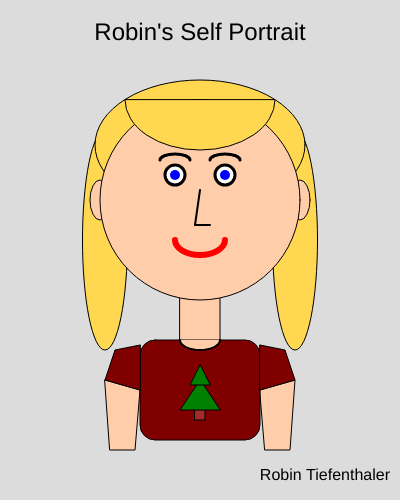
Frame 1 (no input)
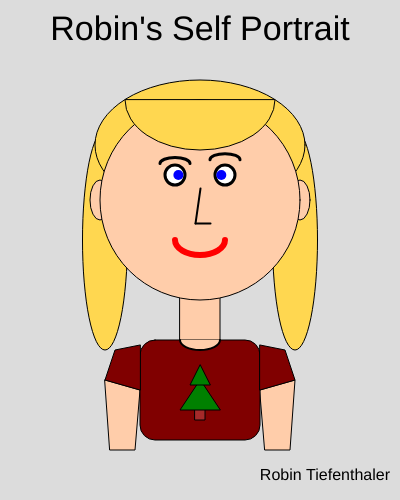
Frame 60 (no input)
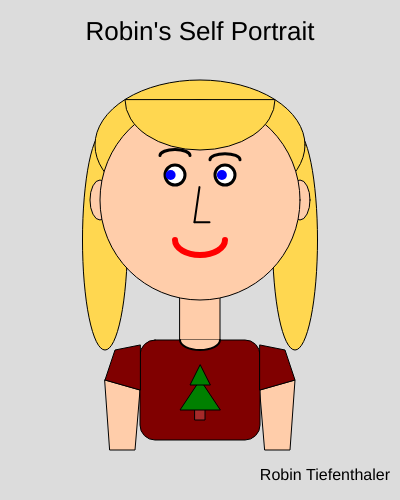
Frame 120 (the mouse pressed at the canvas centre since frame 60)

The p5.js sketch that drew these frames (run headless with seeded random() and noise() and a simulated clock; from frame 60 on, the mouse is pressed at the canvas centre):

// p5.js sketch
// ── sketch.js
let titleSize = 24;
let titleDirection = 1;
let titleCount = 0;

let noseX = 0;
let noseY = 0;

let noseSpeedX;
let noseSpeedY;


let leftPupilX=175;
let rightPupilX=225;

let leftEyebrowY = 160;
let rightEyebrowY = 160;

let leftPupilSpeed;
let rightPupilSpeed;

let leftEyebrowSpeed;
let rightEyebrowSpeed;

function setup()
{
    createCanvas(400,500);
    leftPupilSpeed = random(0.2, 0.6);
    rightPupilSpeed = random(0.2, 0.6);
    leftEyebrowSpeed = random(0.2, 0.6);
    rightEyebrowSpeed = random(0.2, 0.6);
    noseSpeedX = random(0.2, 0.6);
    noseSpeedY = random(0.2, 0.6);
}



function draw()
{   
    background(220);
    
    //arms
    stroke(0);
    strokeWeight(1);
    fill(255, 205, 170);
    quad(105, 380, 140, 390, 135, 450, 110, 450);

    stroke(0);
    strokeWeight(1);
    fill(255, 205, 170);
    quad(260, 390, 295, 380, 290, 450, 265, 450);

    //torso
    stroke(0);
    strokeWeight(1);
    fill('maroon');
    rect(140, 340, 120, 100, 15);
    quad(140, 345, 115, 350, 105, 380, 140, 390);
    quad(260, 345, 285, 350, 295, 380, 260, 390);

    //neck
    stroke(0);
    strokeWeight(1);
    fill(255, 205, 170);
    rect(180, 280, 40, 60);


    //tshirt neckline
    noFill();
    stroke(0);
    fill(255, 205, 170);
    strokeWeight(2);
    arc(200, 340, 40, 20, 0, PI);

    //triangletree
    fill('brown');
    stroke(0);
    strokeWeight(1);
    rect(195, 405, 10, 15);
    fill('green');
    stroke(0);
    strokeWeight(1);
    triangle(200, 380, 180, 410, 220, 410);
    triangle(200, 365, 190, 385, 210, 385);
    
    //hair
    stroke(0);
    strokeWeight(1);
    fill(255, 215, 80);
    ellipse(105, 240, 45, 220);
    ellipse(295, 240, 45, 220);
    ellipse(200, 145, 210, 130);
    
    //ears
    stroke(0);
    strokeWeight(1);
    fill(255, 205, 170);
    ellipse(100, 200, 20, 40);
    ellipse(300, 200, 20, 40);

    //face
    stroke(0);
    strokeWeight(1);
    fill(255, 205, 170);
    circle(200, 200, 200);

    //blonde bangs
    stroke(0);
    strokeWeight(1);
    fill(255, 215, 80);
    arc(200, 100, 150, 100, 0, PI, CHORD);
        
    //eyebrows
    stroke(0);
    strokeWeight(3);
    noFill();
    arc(175, leftEyebrowY, 30, 12, PI, TWO_PI);
    arc(225, rightEyebrowY, 30, 12, PI, TWO_PI);

    //eyes
    fill('white');
    circle(175, 175, 20);
    circle(225, 175, 20);

    //pupils
    strokeWeight(10);
    stroke('blue');
    point(leftPupilX, 175);
    point(rightPupilX, 175);

    //horizontal pupil movement
    leftPupilX += leftPupilSpeed;
    rightPupilX += rightPupilSpeed;

    //reverse direction if pupil hits the boundary
    if(leftPupilX >= 180 || leftPupilX <= 170) leftPupilSpeed *= -1;
    if(rightPupilX >= 230 || rightPupilX <= 220) rightPupilSpeed *= -1;

    //vertical eyebrow movement
    leftEyebrowY += leftEyebrowSpeed;
    rightEyebrowY += rightEyebrowSpeed;

    //reverse direction if eyebrow hits the boundary
    if(leftEyebrowY >= 165 || leftEyebrowY <= 155) leftEyebrowSpeed *= -1;
    if(rightEyebrowY >= 165 || rightEyebrowY <= 155) rightEyebrowSpeed *= -1;

    //nose
    stroke(0);
    strokeWeight(2);
    line(200 + noseX, 190 + noseY, 195 + noseX, 225 + noseY);
    line(195 + noseX, 225 + noseY, 210 + noseX, 225 + noseY);

    //horizontal nose movement
    noseX += noseSpeedX;
    //vertical nose movement
    noseY += noseSpeedY;

    //diagonal nose movement
    if(noseX >= 5 || noseX <= -5) noseSpeedX *= -1;
    if(noseY >= 5 || noseY <= -5) noseSpeedY *= -1;

    //lips
    noFill();
    stroke('red');
    strokeWeight(6);
    arc(200, 240, 50, 30, 0, PI);

   //portrait text
   fill(0);
   noStroke();
   textSize(titleSize);
   textAlign(CENTER);
   text("Robin's Self Portrait", 200, 40);

    //title size animation
    if (frameCount % 10 === 0) {
        titleSize += 2 * titleDirection;
        titleCount++;
        if (titleCount == 5)
        {
            titleDirection *= -1;
            titleCount = 0;
        }
    }

    //signature
    fill(0);
    noStroke();
    textSize(16);
    textAlign(RIGHT);
    text("Robin Tiefenthaler", 390, 480);

}
